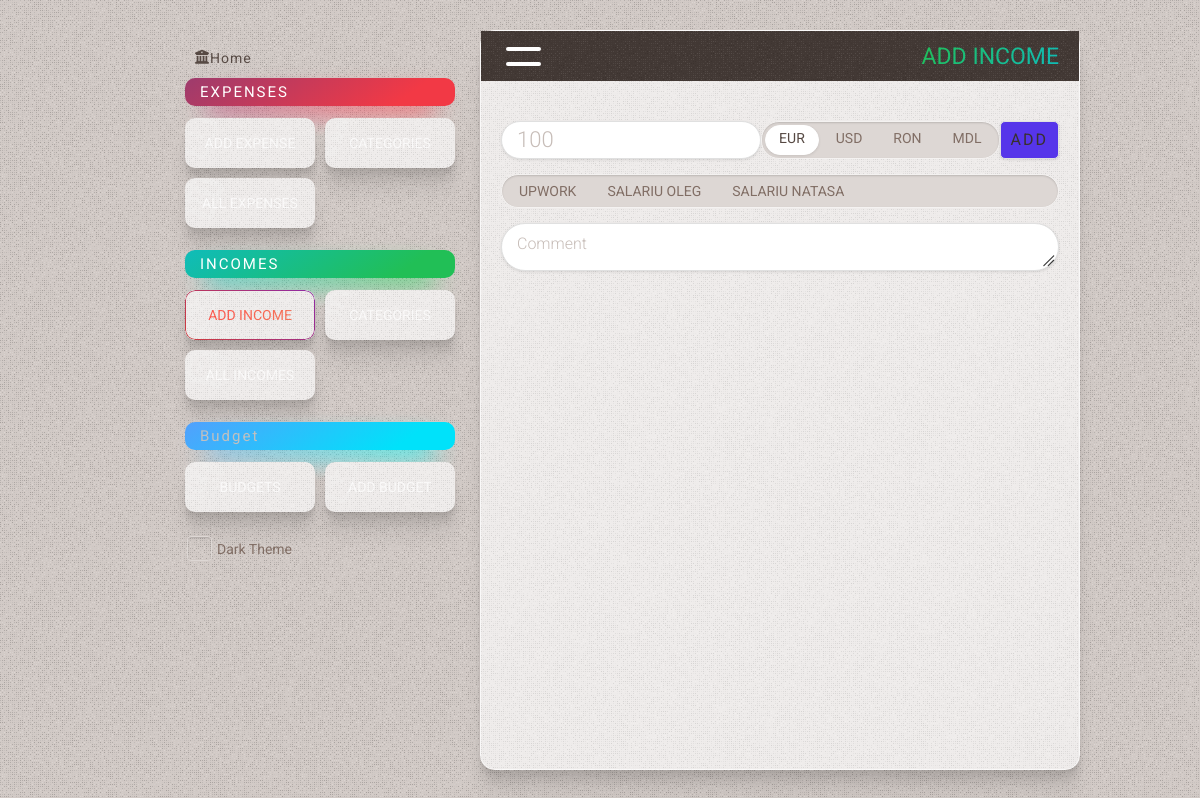
The app's page /add_income, older data.
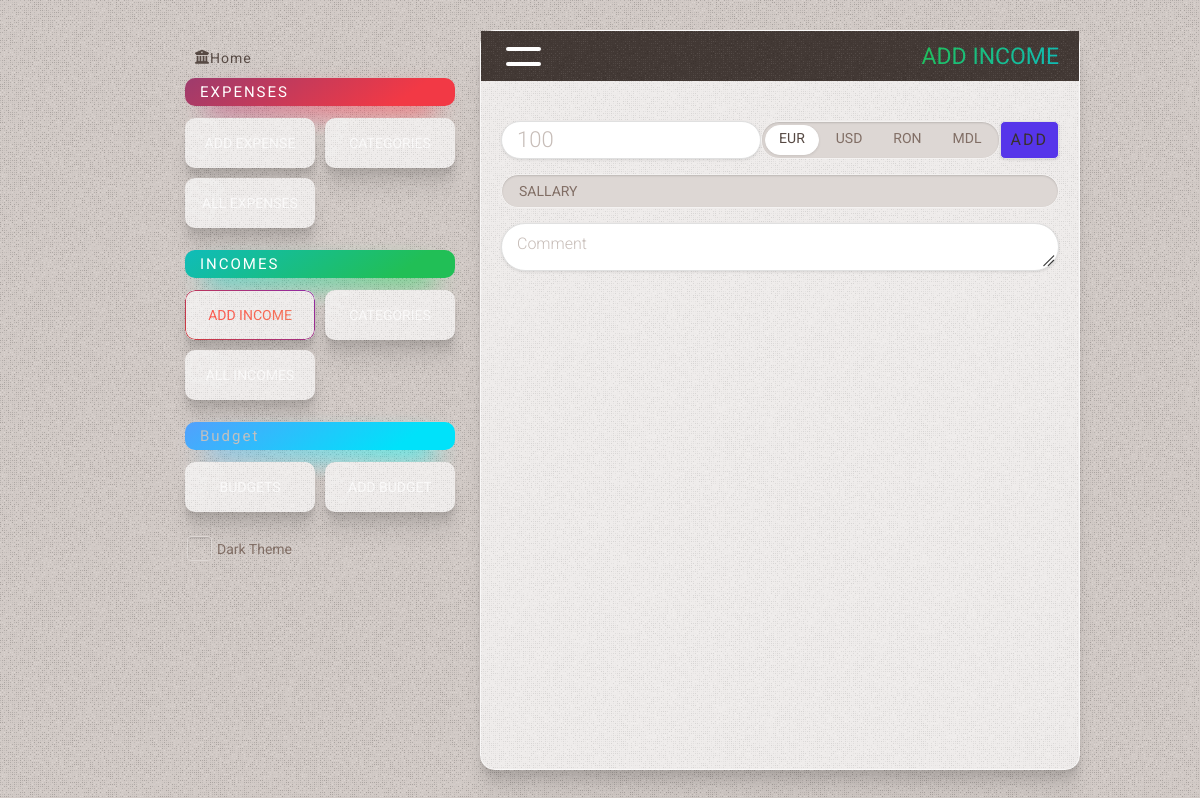
The same page, newer data.
### tables this page shows
CREATE TABLE categories_income
(
    id         INTEGER PRIMARY KEY AUTOINCREMENT,
    name       TEXT NOT NULL,
    primordial TEXT DEFAULT NULL,
    state      TEXT DEFAULT false
);

### app.py (the view, shortened to what this page needs)
@app.route('/add_income', methods=('GET', 'POST'))
def add_income():
    conn = get_db_connection()
    categories_income = conn.execute("SELECT id, name  FROM categories_income WHERE state is not 'true'").fetchall()
    conn.close()
    return render_template('add_income.html', title='Add Income', gradient='text-gradient-green',
                           categories_income=categories_income)

### app.py (called while the page is built)
def get_db_connection():
    conn = sqlite3.connect('database.db')
    conn.row_factory = sqlite3.Row
    return conn

### templates/add_income.html (shortened to what this page needs)
{% extends 'base.html' %} {% block content %}
	<div class="page_title {{ gradient }}" >
		<button class="side-panel-toggle" ><span class="line1" ></span ><span class="line2" ></span ></button >
		<span >{% block title %} {{ title }} {% endblock %}</span >
	</div >
	<div class="content" >
		{% if categories_income|length == 0 %}
			<div class="no-results" >You must add income categories first</div >
		{% else %}
			<form method="post" >
				<div class="flex flex-col mx-auto gap-15 mt-20" >
					<div class="flex" >
						<input type="number" min="0" step="0.01" pattern="[0-9]+([\.,][0-9]+)?" name="amount" placeholder="100"
									 class="summ py-5 mr-20" value="{{ request.form['amount'] }}" />
						<div class="radio-group flex-nowrap" >
							<label for="eur" >EUR</label >
							<label for="usd" >USD</label >
							<label for="ron" >RON</label >
							<label for="mdl" >MDL</label >
						</div >
						<button type="submit" class="py-8 send-button" >Add</button >
					</div >
					<div class="form-item" >
						<div class="radio-group category-group" >
							{% for id, name in categories_income %}
								<label for="{{ name }}" >{{ name }}</label >
							{% endfor %}
						</div >
					</div >
					<div class="form-group" >
						<textarea name="comment" placeholder="Comment"
											class="form-control" >{{ request.form['comment'] }}</textarea >
					</div >
				</div >
			</form >
		{% endif %}
	</div >
{% endblock %}

Row changes from the older to the newer data that the page shows:
removed categories_income: name "UPWORK"
removed categories_income: name "SALARIU OLEG"
removed categories_income: name "SALARIU NATASA"
added categories_income: name "SALLARY"
